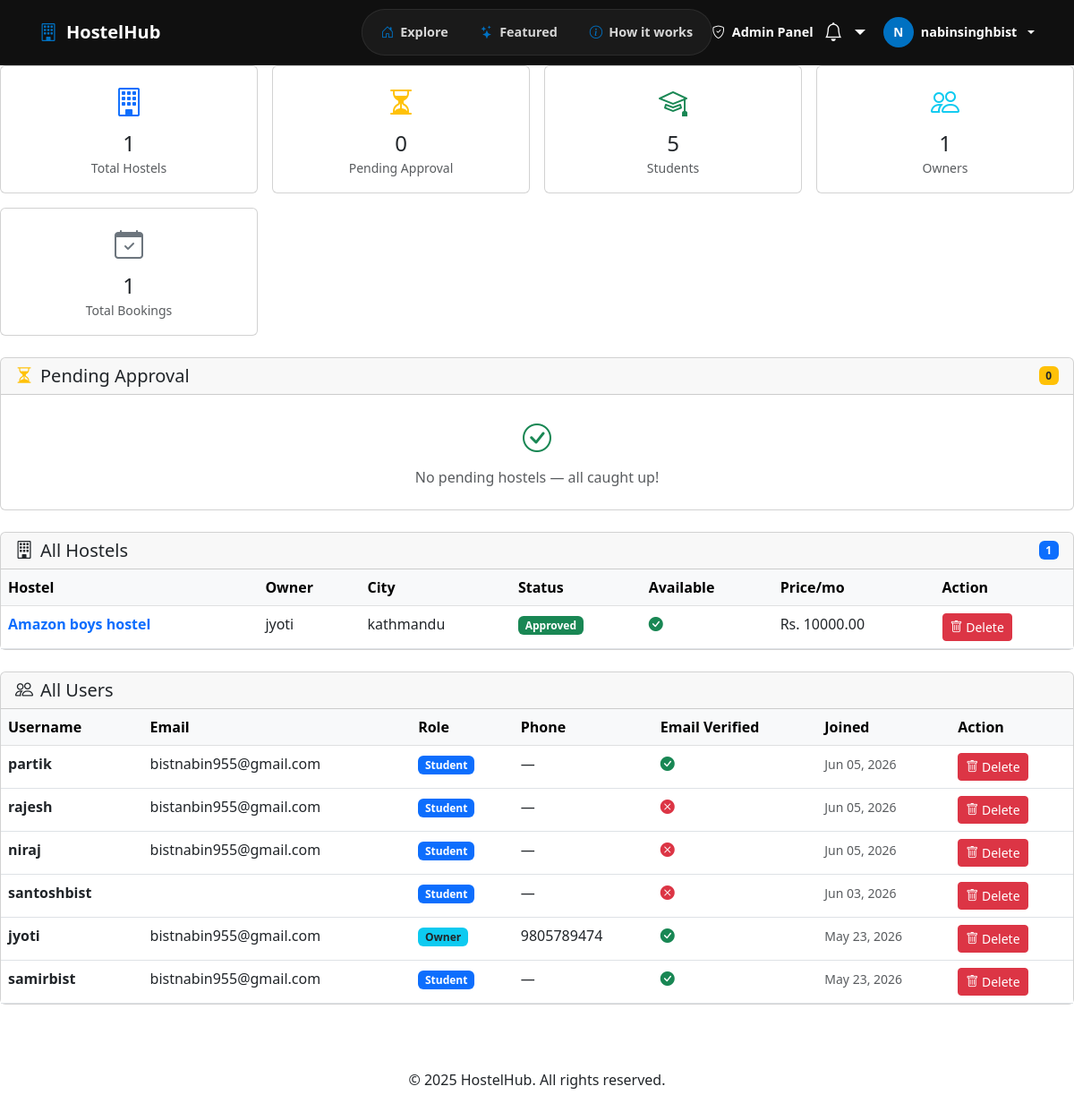
Page /admin-panel/ (signed in) on the earlier database version.
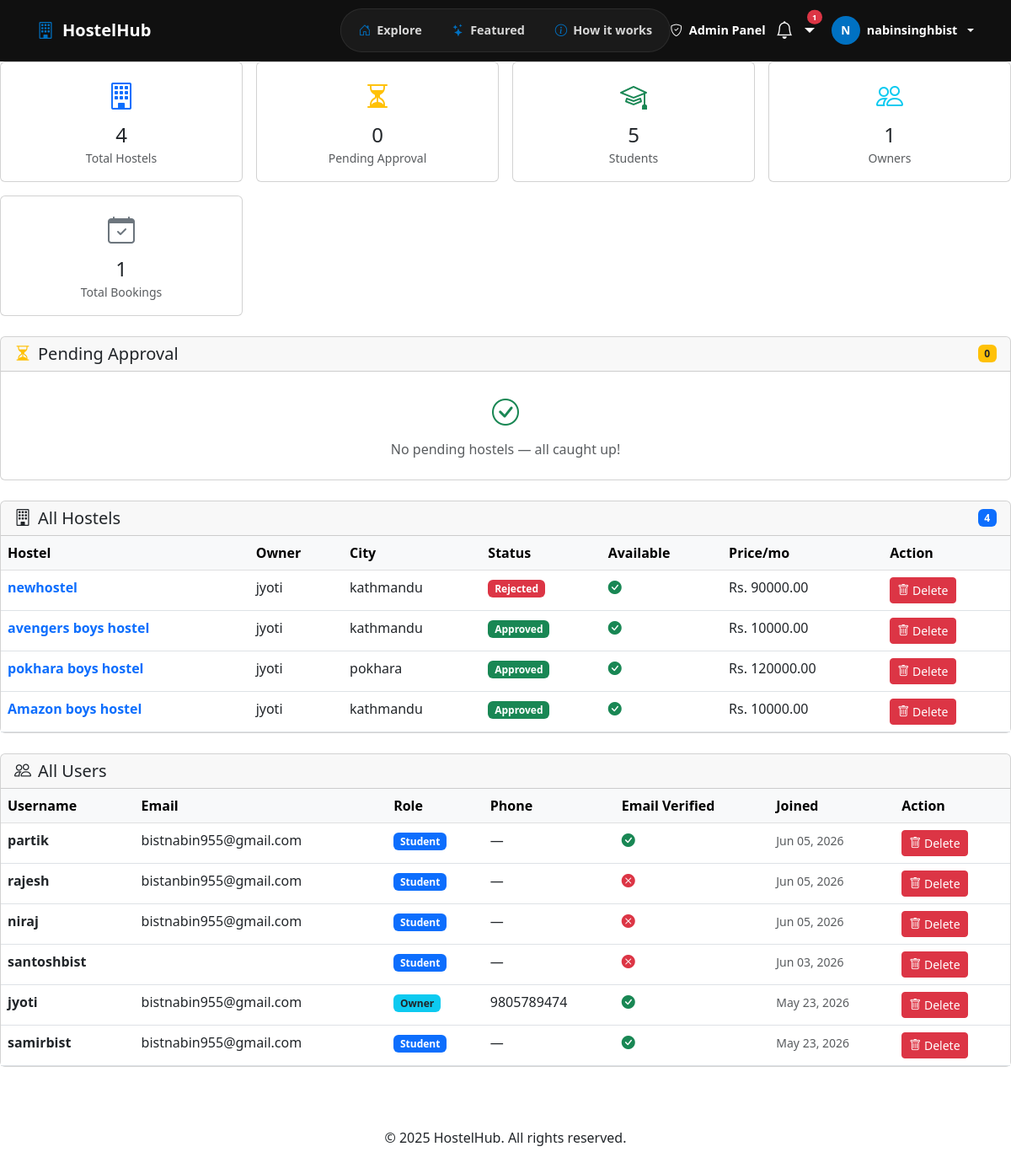
Same page on the later database version.
### hostels/models.py (models this page shows, shortened)
class Hostel(models.Model):
    HOSTEL_TYPE_CHOICES = (
        ('boys', 'Boys'),
        ('girls', 'Girls'),
        ('mixed', 'Mixed'),
    )
    STATUS_CHOICES = (
        ('pending', 'Pending Approval'),
        ('approved', 'Approved'),
        ('rejected', 'Rejected'),
    )
    ROOM_TYPE_CHOICES = (
        ('1_seater', '1 Seater (Single Room)'),
        ('2_seater', '2 Seater (Shared - 2 Beds)'),
        ('3_seater', '3 Seater (Shared - 3 Beds)'),
        ('4_seater', '4 Seater (Shared - 4 Beds)'),
    )
    MINIMUM_STAY_CHOICES = (
        (1, '1 Month'),
        (3, '3 Months'),
        (6, '6 Months'),
        (12, '1 Year'),
    )
    owner = models.ForeignKey(
        CustomUser, on_delete=models.CASCADE, related_name='hostels')
    name = models.CharField(max_length=200)
    address = models.TextField()
    city = models.CharField(max_length=100)
    description = models.TextField()
    hostel_type = models.CharField(max_length=10, choices=HOSTEL_TYPE_CHOICES)
    room_type = models.CharField(
        max_length=20, choices=ROOM_TYPE_CHOICES, default='1_seater')
    price_per_month = models.DecimalField(max_digits=10, decimal_places=2)
    total_rooms = models.PositiveIntegerField()
    available_rooms = models.PositiveIntegerField()
    status = models.CharField(
        max_length=20, choices=STATUS_CHOICES, default='pending')
    admission_fee = models.DecimalField(
        max_digits=10, decimal_places=2, null=True, blank=True)
    contact_number = models.CharField(max_length=15, blank=True, null=True)
    has_wifi = models.BooleanField(default=False)
    has_parking = models.BooleanField(default=False)
    has_laundry = models.BooleanField(default=False)
    has_hot_water = models.BooleanField(default=False)
    has_cctv = models.BooleanField(default=False)
    has_kitchen = models.BooleanField(default=False)
    has_meals = models.BooleanField(default=False)
    has_study_room = models.BooleanField(default=False)
    has_power_backup = models.BooleanField(default=False)
    nearby_landmarks = models.CharField(max_length=300, blank=True, null=True)
    minimum_stay = models.PositiveIntegerField(
        choices=MINIMUM_STAY_CHOICES, default=1)
    hostel_rules = models.TextField(blank=True, null=True)
    latitude = models.DecimalField(
        max_digits=9, decimal_places=6, blank=True, null=True)
    longitude = models.DecimalField(
        max_digits=9, decimal_places=6, blank=True, null=True)
    is_available = models.BooleanField(default=True)
    created_at = models.DateTimeField(auto_now_add=True)
    updated_at = models.DateTimeField(auto_now=True)

### users/models.py (models this page shows, shortened)
class CustomUser(AbstractUser):
    ROLE_CHOICES = (
        ('student', 'Student'),
        ('owner', 'Hostel Owner'),
        ('admin', 'Admin'),
    )
    role = models.CharField(
        max_length=20, choices=ROLE_CHOICES, default='student')
    phone = models.CharField(max_length=15, blank=True)
    is_email_verified = models.BooleanField(default=False)
    profile_picture = models.ImageField(
        upload_to='profiles/', blank=True, null=True)
    address = models.TextField(blank=True)

### hostels/views.py (the view)
# urls.py: path('admin-panel/', views.admin_dashboard, name='admin_dashboard'),
@login_required
def admin_dashboard(request):
    if request.user.role != 'admin':
        messages.error(request, 'Access denied.')
        return redirect('home')
    from users.models import CustomUser
    from bookings.models import Booking
    context = {
        'total_hostels': Hostel.objects.count(),
        'total_bookings': Booking.objects.count(),
        'pending_hostels': Hostel.objects.filter(status='pending'),
        'approved_count': Hostel.objects.filter(status='approved').count(),
        'rejected_count': Hostel.objects.filter(status='rejected').count(),
        'total_students': CustomUser.objects.filter(role='student').count(),
        'total_owners': CustomUser.objects.filter(role='owner').count(),
        'all_users': CustomUser.objects.exclude(role='admin').order_by('-date_joined'),
        'all_hostels': Hostel.objects.all().select_related('owner').order_by('-created_at'),
    }
    return render(request, 'hostels/admin_dashboard.html', context)

### bookings/context_processors.py (called while the page is built)
def notifications(request):
    if request.user.is_authenticated:
        unread = request.user.notifications.filter(is_read=False)
        return {
            'unread_notifications': unread,
            'unread_count': unread.count(),
            'recent_notifications': request.user.notifications.all().order_by('-created_at')[:5],
        }
    return {}

### templates/hostels/admin_dashboard.html (shortened to what the changed rows need)
{% extends 'base.html' %}
{% block content %}
<div class="row g-3 mb-4">
    <div class="col-md-3 col-6">
        <div class="card text-center">
            <div class="card-body">
                <i class="bi bi-building fs-2 text-primary"></i>
                <h4 class="mt-2 mb-0">{{ total_hostels }}</h4>
                <small class="text-muted">Total Hostels</small>
            </div>
        </div>
    </div>
</div>
<div class="card mb-4">
    <div class="card-header d-flex justify-content-between align-items-center">
        <h5 class="mb-0"><i class="bi bi-building me-2"></i>All Hostels</h5>
        <span class="badge bg-primary">{{ total_hostels }}</span>
    </div>
    <div class="card-body p-0">
        <div class="table-responsive">
            <table class="table table-hover mb-0">
                <thead class="table-light">
                    <tr>
                        <th>Hostel</th>
                        <th>Owner</th>
                        <th>City</th>
                        <th>Status</th>
                        <th>Available</th>
                        <th>Price/mo</th>
                        <th>Action</th>
                    </tr>
                </thead>
                <tbody>
                    {% for hostel in all_hostels %}
                    <tr>
                        <td>
                            <a href="{% url 'hostel_detail' hostel.id %}" class="fw-semibold text-decoration-none">
                                {{ hostel.name }}
                            </a>
                        </td>
                        <td>{{ hostel.owner.username }}</td>
                        <td>{{ hostel.city }}</td>
                        <td>
                            {% if hostel.status == 'approved' %}
                            <span class="badge bg-success">Approved</span>
                            {% elif hostel.status == 'pending' %}
                            <span class="badge bg-warning text-dark">Pending</span>
                            {% else %}
                            <span class="badge bg-danger">Rejected</span>
                            {% endif %}
                        </td>
                        <td>
                            {% if hostel.is_available %}
                            <i class="bi bi-check-circle-fill text-success"></i>
                            {% else %}
                            <i class="bi bi-x-circle-fill text-danger"></i>
                            {% endif %}
                        </td>
                        <td>Rs. {{ hostel.price_per_month }}</td>
                        <td>
                            <a href="{% url 'admin_delete_hostel' hostel.id %}" class="btn btn-danger btn-sm"
                                onclick="return confirm('Delete {{ hostel.name }}? This cannot be undone.')">
                                <i class="bi bi-trash"></i> Delete
                            </a>
                        </td>
                    </tr>
                    {% endfor %}
                </tbody>
            </table>
        </div>
    </div>
</div>
<div class="card mb-4">
    <div class="card-body p-0">
        <div class="table-responsive">
            <table class="table table-hover mb-0">
                <thead class="table-light">
                    <tr>
                        <th>Username</th>
                        <th>Email</th>
                        <th>Role</th>
                        <th>Phone</th>
                        <th>Email Verified</th>
                        <th>Joined</th>
                        <th>Action</th>
                    </tr>
                </thead>
                <tbody>
                    {% for u in all_users %}
                    <tr>
                        <td class="fw-semibold">{{ u.username }}</td>
                        <td>{{ u.email }}</td>
                        <td>
                            {% if u.role == 'student' %}
                            <span class="badge bg-primary">Student</span>
                            {% elif u.role == 'owner' %}
                            <span class="badge bg-info text-dark">Owner</span>
                            {% endif %}
                        </td>
                        <td>{{ u.phone|default:"—" }}</td>
                        <td>
                            {% if u.is_email_verified %}
                            <i class="bi bi-check-circle-fill text-success"></i>
                            {% else %}
                            <i class="bi bi-x-circle-fill text-danger"></i>
                            {% endif %}
                        </td>
                        <td><small class="text-muted">{{ u.date_joined|date:"M d, Y" }}</small></td>
                        <td>
                            <a href="{% url 'admin_delete_user' u.id %}" class="btn btn-danger btn-sm"
                                onclick="return confirm('Delete {{ u.username }}? This cannot be undone.')">
                                <i class="bi bi-trash"></i> Delete
                            </a>
                        </td>
                    </tr>
                    {% endfor %}
                </tbody>
            </table>
        </div>
    </div>
</div>
{% endblock %}

### templates/base.html (shortened to what this page needs)
{% load static %}
<!DOCTYPE html>
<html lang="en">
<head>
    <link rel="stylesheet" href="{% static 'css/style.css' %}">
    <link href="https://cdn.jsdelivr.net/npm/bootstrap@5.3.0/dist/css/bootstrap.min.css" rel="stylesheet">
    <link href="https://cdn.jsdelivr.net/npm/bootstrap-icons@1.10.5/font/bootstrap-icons.css" rel="stylesheet">
</head>
<body>
    <nav class="app-navbar">
        <div class="app-nav-inner">
            <a class="app-brand" href="{% url 'home' %}">
                <i class="bi bi-building"></i>
                <span>HostelHub</span>
            </a>
            <div class="app-nav-center">
                <a href="{% url 'home' %}">
                    <i class="bi bi-house-door"></i> Explore
                </a>
                <a href="{% url 'home' %}#featured">
                    <i class="bi bi-stars"></i> Featured
                </a>
                <a href="{% url 'home' %}#how-it-works">
                    <i class="bi bi-info-circle"></i> How it works
                </a>
            </div>
            <div class="app-nav-actions">
                {% if user.is_authenticated %}
                {% if user.role == 'student' %}
                <a href="{% url 'my_bookings' %}" class="host-link">
                    <i class="bi bi-calendar-check"></i> My Bookings
                </a>
                <a href="{% url 'home' %}" class="host-link">
                    <i class="bi bi-search"></i> Find Hostels
                </a>
                {% elif user.role == 'owner' %}
                <a href="{% url 'owner_dashboard' %}" class="host-link">
                    <i class="bi bi-speedometer2"></i> Dashboard
                </a>
                {% elif user.role == 'admin' %}
                <a href="{% url 'admin_dashboard' %}" class="host-link">
                    <i class="bi bi-shield-check"></i> Admin Panel
                </a>
                {% endif %}
                <div class="dropdown me-2">
                    <a href="#" class="dropdown-toggle position-relative" data-bs-toggle="dropdown"
                        style="color:#ffffff;text-decoration:none;font-size:1.3rem;">
                        <i class="bi bi-bell"></i>
                        {% if unread_count > 0 %}
                        <span class="position-absolute top-0 start-100 translate-middle badge rounded-pill bg-danger"
                            style="font-size:0.6rem;">
                            {{ unread_count }}
                        </span>
                        {% endif %}
                    </a>
                </div>
                <div class="dropdown">
                    <a href="#" class="dropdown-toggle d-flex align-items-center gap-2" data-bs-toggle="dropdown"
                        style="color:#ffffff;text-decoration:none;">
                        <div style="background:#0071c2;border-radius:50%;width:34px;height:34px;
                                        display:flex;align-items:center;justify-content:center;
                                        font-weight:800;font-size:0.85rem;">
                            {{ user.username|first|upper }}
                        </div>
                        <span style="font-size:0.9rem;font-weight:700;">{{ user.username }}</span>
                    </a>
                </div>
                {% endif %}
            </div>
        </div>
    </nav>
    <main>
        {% block content %}{% endblock %}
    </main>
    <footer class="py-4 mt-5">
        <div class="container text-center">
            <p class="mb-0">&copy; 2025 HostelHub. All rights reserved.</p>
        </div>
    </footer>
</body>
</html>

Differences in the rows shown:
added Hostel: name "newhostel", owner.username "jyoti", city "kathmandu", status "Rejected", is_available True (drawn), price_per_month "90000.00"
added Hostel: name "avengers boys hostel", owner.username "jyoti", city "kathmandu", status "Approved", is_available True (drawn), price_per_month "10000.00"
added Hostel: name "pokhara boys hostel", owner.username "jyoti", city "pokhara", status "Approved", is_available True (drawn), price_per_month "120000.00"
Other differences:
{{ unread_count }}: (not shown) → "1"
{{ total_hostels }}: "1" → "4"
